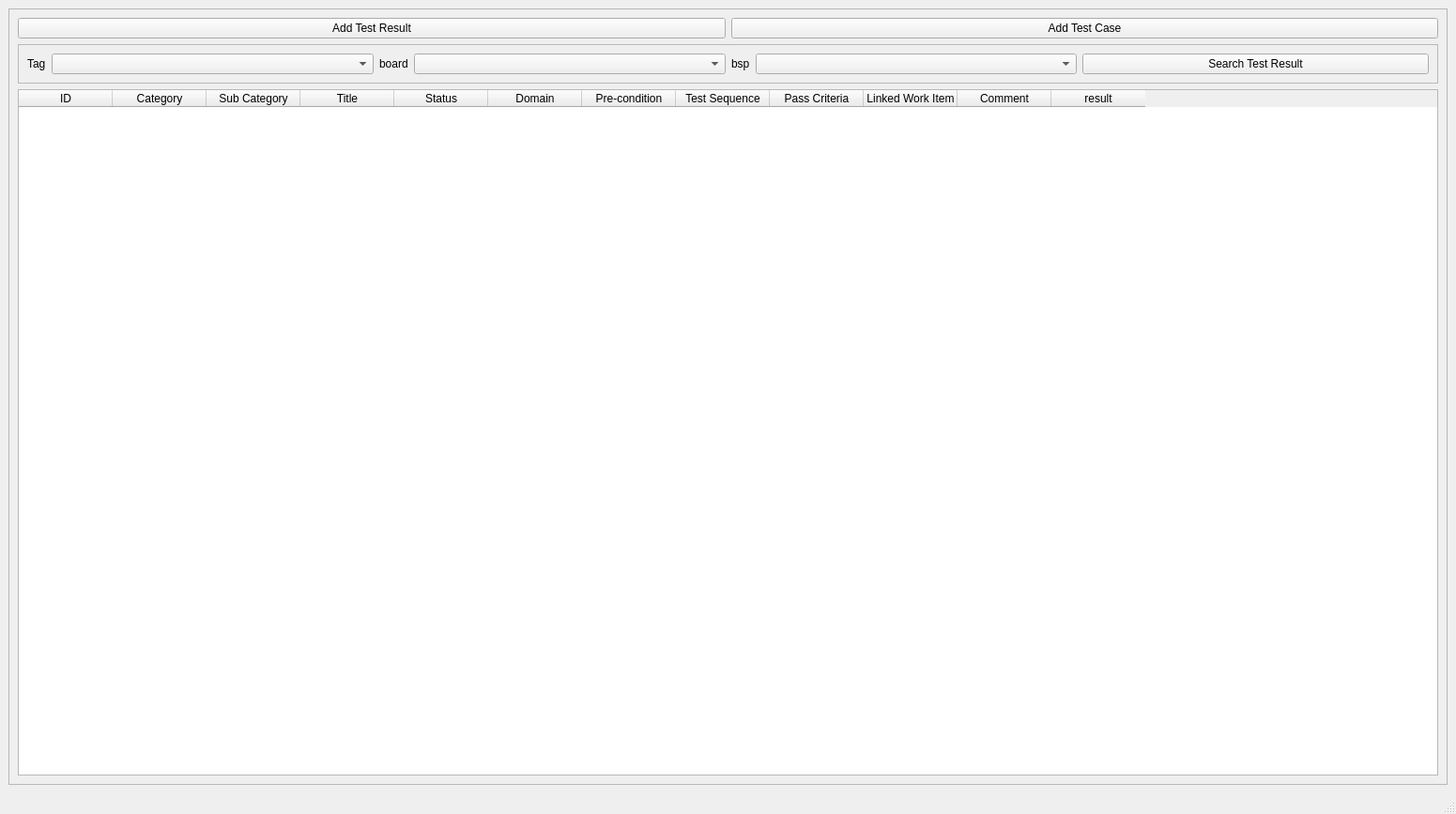
<?xml version="1.0" encoding="UTF-8"?>
<ui version="4.0">
 <class>MainWindow</class>
 <widget class="QMainWindow" name="MainWindow">
  <property name="geometry">
   <rect>
    <x>0</x>
    <y>0</y>
    <width>1551</width>
    <height>867</height>
   </rect>
  </property>
  <property name="windowTitle">
   <string>MainWindow</string>
  </property>
  <widget class="QWidget" name="centralwidget">
   <layout class="QVBoxLayout" name="verticalLayout">
    <item>
     <widget class="QFrame" name="add_tc_button">
      <property name="frameShape">
       <enum>QFrame::StyledPanel</enum>
      </property>
      <property name="frameShadow">
       <enum>QFrame::Raised</enum>
      </property>
      <layout class="QVBoxLayout" name="verticalLayout_2">
       <item>
        <layout class="QHBoxLayout" name="horizontalLayout">
         <item>
          <widget class="QPushButton" name="add_result_button">
           <property name="text">
            <string>Add Test Result</string>
           </property>
          </widget>
         </item>
         <item>
          <widget class="QPushButton" name="add_tc_button_2">
           <property name="text">
            <string>Add Test Case</string>
           </property>
          </widget>
         </item>
        </layout>
       </item>
       <item>
        <widget class="QFrame" name="frame">
         <property name="frameShape">
          <enum>QFrame::StyledPanel</enum>
         </property>
         <property name="frameShadow">
          <enum>QFrame::Raised</enum>
         </property>
         <layout class="QHBoxLayout" name="horizontalLayout_2">
          <item>
           <layout class="QHBoxLayout" name="horizontalLayout_3">
            <item>
             <widget class="QLabel" name="label">
              <property name="sizePolicy">
               <sizepolicy hsizetype="Fixed" vsizetype="Preferred">
                <horstretch>0</horstretch>
                <verstretch>0</verstretch>
               </sizepolicy>
              </property>
              <property name="text">
               <string>Tag</string>
              </property>
             </widget>
            </item>
            <item>
             <widget class="QComboBox" name="tag_comboBox"/>
            </item>
           </layout>
          </item>
          <item>
           <layout class="QHBoxLayout" name="horizontalLayout_4">
            <item>
             <widget class="QLabel" name="label_2">
              <property name="sizePolicy">
               <sizepolicy hsizetype="Fixed" vsizetype="Preferred">
                <horstretch>0</horstretch>
                <verstretch>0</verstretch>
               </sizepolicy>
              </property>
              <property name="text">
               <string>board</string>
              </property>
             </widget>
            </item>
            <item>
             <widget class="QComboBox" name="board_comboBox"/>
            </item>
           </layout>
          </item>
          <item>
           <layout class="QHBoxLayout" name="horizontalLayout_5">
            <item>
             <widget class="QLabel" name="label_3">
              <property name="sizePolicy">
               <sizepolicy hsizetype="Fixed" vsizetype="Preferred">
                <horstretch>0</horstretch>
                <verstretch>0</verstretch>
               </sizepolicy>
              </property>
              <property name="text">
               <string>bsp</string>
              </property>
             </widget>
            </item>
            <item>
             <widget class="QComboBox" name="bsp_comboBox"/>
            </item>
           </layout>
          </item>
          <item>
           <widget class="QPushButton" name="search_result_button">
            <property name="text">
             <string>Search Test Result</string>
            </property>
           </widget>
          </item>
         </layout>
        </widget>
       </item>
       <item>
        <widget class="QTableWidget" name="result_tableWidget">
         <property name="columnCount">
          <number>12</number>
         </property>
         <column>
          <property name="text">
           <string>ID</string>
          </property>
         </column>
         <column>
          <property name="text">
           <string>Category</string>
          </property>
         </column>
         <column>
          <property name="text">
           <string>Sub Category</string>
          </property>
         </column>
         <column>
          <property name="text">
           <string>Title</string>
          </property>
         </column>
         <column>
          <property name="text">
           <string>Status</string>
          </property>
         </column>
         <column>
          <property name="text">
           <string>Domain</string>
          </property>
         </column>
         <column>
          <property name="text">
           <string>Pre-condition</string>
          </property>
         </column>
         <column>
          <property name="text">
           <string>Test Sequence</string>
          </property>
         </column>
         <column>
          <property name="text">
           <string>Pass Criteria</string>
          </property>
         </column>
         <column>
          <property name="text">
           <string>Linked Work Item</string>
          </property>
         </column>
         <column>
          <property name="text">
           <string>Comment</string>
          </property>
         </column>
         <column>
          <property name="text">
           <string>result</string>
          </property>
         </column>
        </widget>
       </item>
      </layout>
     </widget>
    </item>
   </layout>
  </widget>
  <widget class="QStatusBar" name="statusbar"/>
 </widget>
 <resources/>
 <connections/>
</ui>
